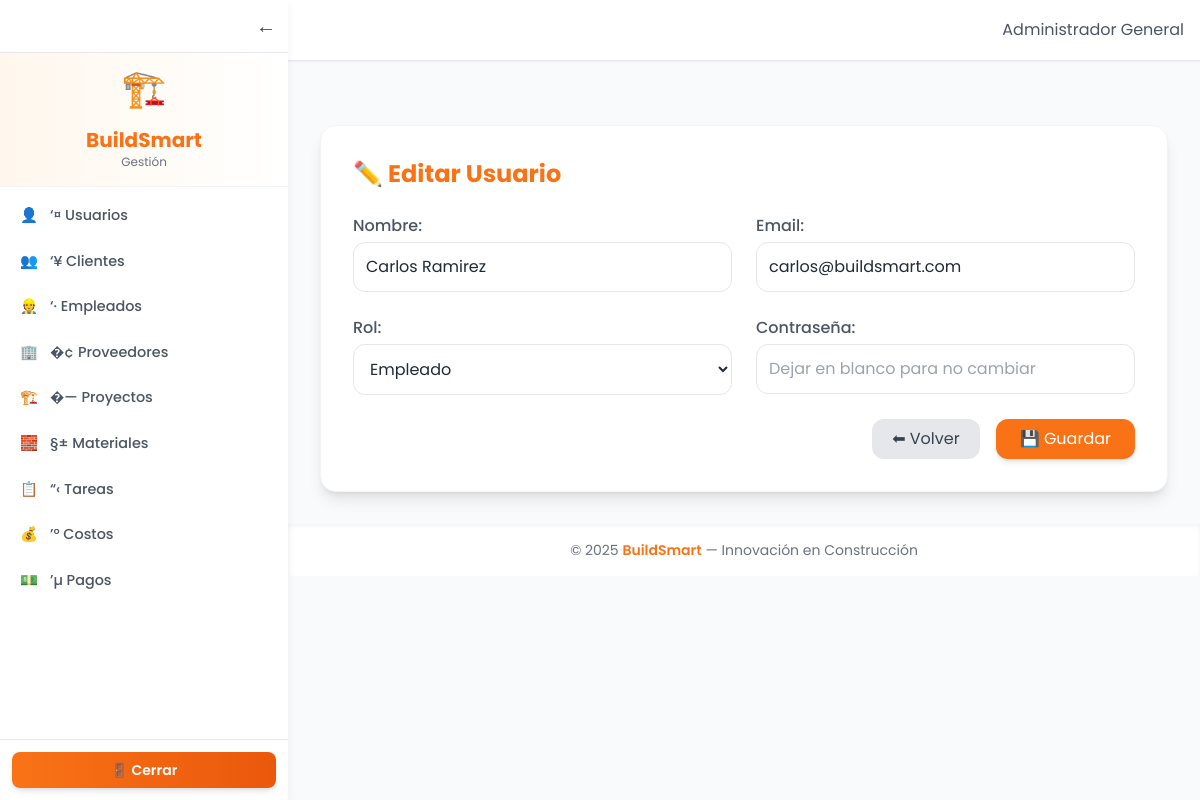
The app's page /public/index.php?page=usuarios/form&id=2 (signed in) with its own data.
### tables this page shows
CREATE TABLE usuarios (
  id INT AUTO_INCREMENT PRIMARY KEY,
  nombre VARCHAR(150) NOT NULL,
  email VARCHAR(120) UNIQUE NOT NULL,
  password VARCHAR(255) NOT NULL,
  rol ENUM('admin','empleado','cliente') DEFAULT 'empleado',
  creado_en DATETIME DEFAULT CURRENT_TIMESTAMP
);

### app/controllers/UsuariosController.php (called while the page is built, shortened)
<?php
require_once __DIR__ . '/../models/UsuarioModel.php';
class UsuariosController
{
    private $model;
    public function __construct() {
        $this->model = new UsuarioModel();
    }
    public function form() {
        $id = $_GET['id'] ?? null;
        $usuario = $id ? $this->model->find($id) : null;
        render('usuarios/form.php', ['usuario' => $usuario, 'csrf' => csrf_token()], true);
    }
}

### app/models/UsuarioModel.php (called while the page is built, shortened)
<?php
require_once __DIR__ . '/../../core/helpers.php';
class UsuarioModel
{
    private $table = 'usuarios';
    public function find($id) {
        global $pdo;
        $stmt = $pdo->prepare("SELECT id, nombre, email, rol FROM {$this->table} WHERE id = :id");
        $stmt->execute([':id' => $id]);
        return $stmt->fetch();
    }
}

### app/views/usuarios/form.php (the view, shortened to what this page needs)
<div class="max-w-4xl mx-auto bg-white shadow-lg rounded-2xl p-8 border border-gray-100 mt-8">
  <h2 class="text-2xl font-bold mb-6 text-orange-500 flex items-center gap-2">
    <?= isset($usuario) ? '✏️ Editar Usuario' : '➕ Nuevo Usuario' ?>
  </h2>
  <form action="index.php?page=usuarios/guardar" method="POST" class="space-y-6">
    <div class="grid grid-cols-1 md:grid-cols-2 gap-6">
      <div>
        <label class="block text-gray-600 font-medium mb-1">Nombre:</label>
        <input type="text" name="nombre" value="<?= htmlspecialchars($usuario['nombre'] ?? '') ?>" required
               class="w-full border rounded-xl p-3 focus:ring-2 focus:ring-orange-400 outline-none">
      </div>
      <div>
        <label class="block text-gray-600 font-medium mb-1">Email:</label>
        <input type="email" name="email" value="<?= htmlspecialchars($usuario['email'] ?? '') ?>" required
               class="w-full border rounded-xl p-3 focus:ring-2 focus:ring-orange-400 outline-none">
      </div>
      <div>
        <label class="block text-gray-600 font-medium mb-1">Rol:</label>
        <select name="rol" required
                class="w-full border rounded-xl p-3 focus:ring-2 focus:ring-orange-400 outline-none bg-white">
          <option value="empleado" <?= (isset($usuario['rol']) && $usuario['rol'] == 'empleado') ? 'selected' : '' ?>>Empleado</option>
        </select>
      </div>
      <div>
        <label class="block text-gray-600 font-medium mb-1">Contraseña:</label>
        <input type="password" name="password" <?= isset($usuario) ? '' : 'required' ?>
               placeholder="<?= isset($usuario) ? 'Dejar en blanco para no cambiar' : '' ?>"
               class="w-full border rounded-xl p-3 focus:ring-2 focus:ring-orange-400 outline-none">
      </div>
    </div>
    <div class="flex justify-end gap-4 mt-6">
      <a href="index.php?page=usuarios"
         class="px-5 py-2 bg-gray-200 hover:bg-gray-300 text-gray-700 rounded-xl transition">⬅ Volver</a>
      <button type="submit"
              class="px-6 py-2 bg-orange-500 hover:bg-orange-600 text-white rounded-xl shadow-md transition">
        💾 Guardar
      </button>
    </div>
  </form>
</div>

### app/views/layouts/header.php (style rules this page uses)
body { font-family: 'Poppins', sans-serif; background-color: #f9fafb; color: #1f2937; transition: all .3s ease; }

### records on screen
usuarios: nombre "Carlos Ramirez", email "carlos@buildsmart.com", rol "Empleado"

### other values on screen
explode(" ", $label)[0] "👤"
substr($label, 2) "‘¤ Usuarios"
explode(" ", $label)[0] "👥"
substr($label, 2) "‘¥ Clientes"
explode(" ", $label)[0] "👷"
substr($label, 2) "‘· Empleados"
explode(" ", $label)[0] "🏢"
substr($label, 2) "�¢ Proveedores"
explode(" ", $label)[0] "🏗️"
substr($label, 2) "�—️ Proyectos"
explode(" ", $label)[0] "🧱"
substr($label, 2) "§± Materiales"
explode(" ", $label)[0] "📋"
substr($label, 2) "“‹ Tareas"
explode(" ", $label)[0] "💰"
